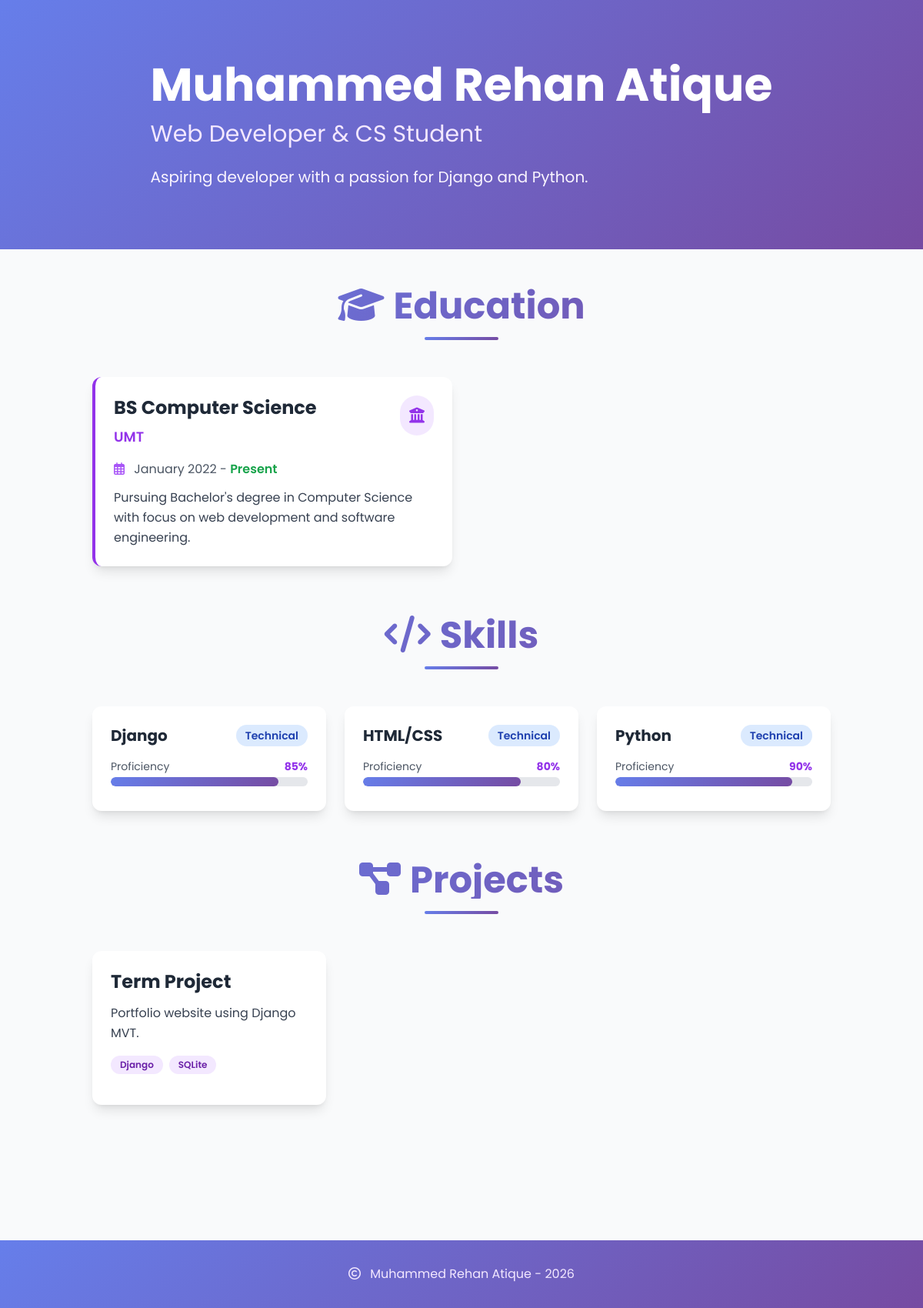
The page / on the database its author committed.
### bio/models.py (models this page shows, shortened)
class Bio(models.Model):
    name = models.CharField(max_length=100)
    job_title = models.CharField(max_length=100)
    profile_picture = models.ImageField(upload_to='profile_pictures/', blank=True, null=True)
    professional_description = models.TextField()
    class Meta:
        verbose_name = "Bio"
        verbose_name_plural = "Bios"

### education/models.py (models this page shows, shortened)
class Education(models.Model):
    degree_title = models.CharField(max_length=200)
    institution = models.CharField(max_length=200)
    start_date = models.DateField()
    end_date = models.DateField(null=True, blank=True)
    description = models.TextField()
    class Meta:
        verbose_name = "Education"
        verbose_name_plural = "Education"

### skills/models.py (models this page shows, shortened)
class Skill(models.Model):
    CATEGORY_CHOICES = [
        ('Technical', 'Technical'),
        ('Professional', 'Professional'),
    ]
    name = models.CharField(max_length=100)
    proficiency = models.IntegerField(help_text="Proficiency level as percentage (0-100)")
    category = models.CharField(max_length=20, choices=CATEGORY_CHOICES)
    class Meta:
        verbose_name = "Skill"
        verbose_name_plural = "Skills"

### projects/models.py (models this page shows, shortened)
class Project(models.Model):
    title = models.CharField(max_length=200)
    description = models.TextField()
    technology_used = models.CharField(max_length=500, help_text="Comma-separated list of technologies")
    image = models.ImageField(upload_to='project_images/', blank=True, null=True)
    link = models.URLField(blank=True, null=True)
    class Meta:
        verbose_name = "Project"
        verbose_name_plural = "Projects"

### bio/views.py (the view)
# urls.py: 2. Add a URL to urlpatterns:  path('', views.home, name='home')
def home(request):
    bio = Bio.objects.first()
    educations = Education.objects.all().order_by('-start_date')
    skills = Skill.objects.all().order_by('category', 'name')
    experiences = Experience.objects.all().order_by('-start_date')
    projects = Project.objects.all()
    context = {
        'bio': bio,
        'education': educations,
        'skills': skills,
        'experience': experiences,
        'projects': projects,
    }
    return render(request, 'home.html', context)

### bio/templatetags/portfolio_filters.py (called while the page is built)
@register.filter
def split(value, arg):
    if not value:
        return []
    return [item.strip() for item in value.split(arg) if item.strip()]

### bio/templates/home.html (shortened to what this page needs)
{% load static %}
{% load portfolio_filters %}
<!DOCTYPE html>
<html lang="en">
<head>
    <script src="https://cdn.tailwindcss.com"></script>
    <link rel="stylesheet" href="https://cdnjs.cloudflare.com/ajax/libs/font-awesome/6.4.0/css/all.min.css">
</head>
<body class="bg-gray-50">
    <header class="gradient-bg text-white py-20">
        <div class="container mx-auto px-4 sm:px-6 lg:px-8">
            <div class="flex flex-col md:flex-row items-center justify-center gap-8 md:gap-12">
                {% if bio %}
                    <div class="text-center md:text-left animate-fade-in">
                        <h1 class="text-4xl md:text-5xl lg:text-6xl font-bold mb-4">{{ bio.name }}</h1>
                        <h2 class="text-xl md:text-2xl lg:text-3xl mb-6 text-purple-100">{{ bio.job_title }}</h2>
                        <p class="text-lg md:text-xl text-purple-50 max-w-2xl leading-relaxed">{{ bio.professional_description }}</p>
                    </div>
                {% else %}
                    <div class="text-center animate-fade-in">
                        <h1 class="text-4xl md:text-5xl lg:text-6xl font-bold mb-4">My Portfolio</h1>
                        <p class="text-lg md:text-xl text-purple-50">Welcome to my portfolio website.</p>
                    </div>
                {% endif %}
            </div>
        </div>
    </header>
    <main class="container mx-auto px-4 sm:px-6 lg:px-8 py-12">
        {% if education %}
        <section class="mb-16 animate-fade-in">
            <div class="text-center mb-12">
                <h2 class="text-4xl md:text-5xl font-bold gradient-text mb-4">
                    <i class="fas fa-graduation-cap mr-3"></i>Education
                </h2>
                <div class="w-24 h-1 gradient-bg mx-auto rounded"></div>
            </div>
            <div class="grid grid-cols-1 md:grid-cols-2 gap-6">
                {% for edu in education %}
                <div class="bg-white rounded-xl shadow-lg p-6 card-hover border-l-4 border-purple-600">
                    <div class="flex items-start justify-between mb-4">
                        <div>
                            <h3 class="text-2xl font-bold text-gray-800 mb-2">{{ edu.degree_title }}</h3>
                            <p class="text-lg text-purple-600 font-semibold">{{ edu.institution }}</p>
                        </div>
                        <div class="bg-purple-100 rounded-full p-3">
                            <i class="fas fa-university text-purple-600 text-xl"></i>
                        </div>
                    </div>
                    <p class="text-gray-600 mb-3">
                        <i class="far fa-calendar-alt mr-2 text-purple-500"></i>
                        {{ edu.start_date|date:"F Y" }} -
                        {% if edu.end_date %}
                            {{ edu.end_date|date:"F Y" }}
                        {% else %}
                            <span class="text-green-600 font-semibold">Present</span>
                        {% endif %}
                    </p>
                    <p class="text-gray-700 leading-relaxed">{{ edu.description }}</p>
                </div>
                {% endfor %}
            </div>
        </section>
        {% endif %}
        {% if skills %}
        <section class="mb-16 animate-fade-in">
            <div class="text-center mb-12">
                <h2 class="text-4xl md:text-5xl font-bold gradient-text mb-4">
                    <i class="fas fa-code mr-3"></i>Skills
                </h2>
                <div class="w-24 h-1 gradient-bg mx-auto rounded"></div>
            </div>
            <div class="grid grid-cols-1 md:grid-cols-2 lg:grid-cols-3 gap-6">
                {% for skill in skills %}
                <div class="bg-white rounded-xl shadow-lg p-6 card-hover">
                    <div class="flex items-center justify-between mb-4">
                        <h3 class="text-xl font-bold text-gray-800">{{ skill.name }}</h3>
                        <span class="px-3 py-1 rounded-full text-sm font-semibold
                            {% if skill.category == 'Technical' %}bg-blue-100 text-blue-800{% else %}bg-green-100 text-green-800{% endif %}">
                            {{ skill.category }}
                        </span>
                    </div>
                    <div class="mb-2">
                        <div class="flex justify-between items-center mb-1">
                            <span class="text-sm text-gray-600">Proficiency</span>
                            <span class="text-sm font-bold text-purple-600">{{ skill.proficiency }}%</span>
                        </div>
                        <div class="w-full bg-gray-200 rounded-full h-3 overflow-hidden">
                            <div class="progress-bar gradient-bg h-3 rounded-full" style="width: {{ skill.proficiency }}%"></div>
                        </div>
                    </div>
                </div>
                {% endfor %}
            </div>
        </section>
        {% endif %}
        {% if projects %}
        <section class="mb-16 animate-fade-in">
            <div class="text-center mb-12">
                <h2 class="text-4xl md:text-5xl font-bold gradient-text mb-4">
                    <i class="fas fa-project-diagram mr-3"></i>Projects
                </h2>
                <div class="w-24 h-1 gradient-bg mx-auto rounded"></div>
            </div>
            <div class="grid grid-cols-1 md:grid-cols-2 lg:grid-cols-3 gap-6">
                {% for proj in projects %}
                <div class="bg-white rounded-xl shadow-lg overflow-hidden card-hover">
                    <div class="p-6">
                        <h3 class="text-2xl font-bold text-gray-800 mb-3">{{ proj.title }}</h3>
                        <p class="text-gray-700 mb-4 leading-relaxed">{{ proj.description }}</p>
                        {% if proj.technology_used %}
                        <div class="flex flex-wrap gap-2 mb-4">
                            {% for tech in proj.technology_used|split:"," %}
                            <span class="px-3 py-1 bg-purple-100 text-purple-800 rounded-full text-xs font-semibold">
                                {{ tech }}
                            </span>
                            {% endfor %}
                        </div>
                        {% endif %}
                    </div>
                </div>
                {% endfor %}
            </div>
        </section>
        {% endif %}
    </main>
    <footer class="gradient-bg text-white py-8 mt-16">
        <div class="container mx-auto px-4 text-center">
            <p class="text-purple-100">
                <i class="far fa-copyright mr-2"></i>
                {% if bio %}{{ bio.name }}{% else %}Portfolio{% endif %} -
                <span id="current-year"></span>
            </p>
        </div>
    </footer>
</body>
</html>

### bio/templates/home.html (style rules this page uses)
body { font-family: 'Poppins', sans-serif; }
.gradient-bg { background: linear-gradient(135deg, #667eea 0%, #764ba2 100%); }
.gradient-text { background: linear-gradient(135deg, #667eea 0%, #764ba2 100%); -webkit-background-clip: text; -webkit-text-fill-color: transparent; background-clip: text; }
.card-hover { transition: all 0.3s ease; }
.progress-bar { transition: width 1s ease-in-out; }
.animate-fade-in { animation: fadeIn 0.6s ease-in; }

### rows shown on the page
Bio: name "Muhammed Rehan Atique", job_title "Web Developer & CS Student", professional_description "Aspiring developer with a passion for Django and Python."
Education: degree_title "BS Computer Science", institution "UMT", start_date "January 2022", shows "Present", description "Pursuing Bachelor's degree in Computer Science with focus on web development and software engineering."
Skill: name "Django", category "Technical", proficiency "85"
Skill: name "HTML/CSS", category "Technical", proficiency "80"
Skill: name "Python", category "Technical", proficiency "90"
Project: title "Term Project", description "Portfolio website using Django MVT.", technology_used "Django" "SQLite"
